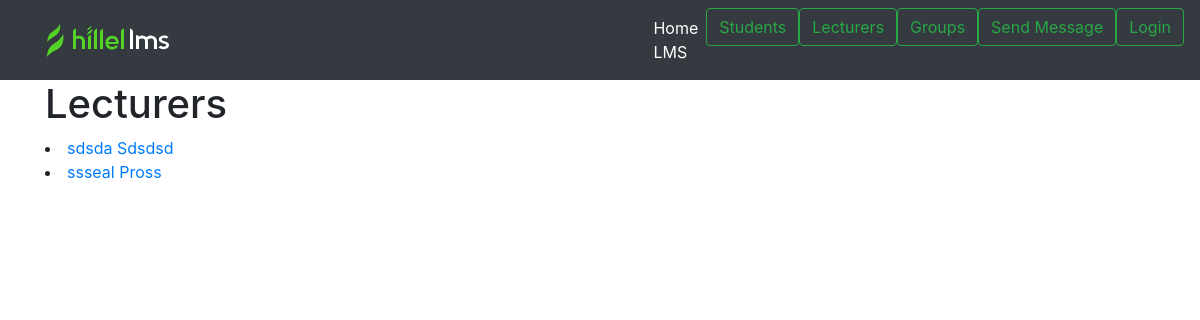
Page /all_lecturers?page=2 on the earlier database version.
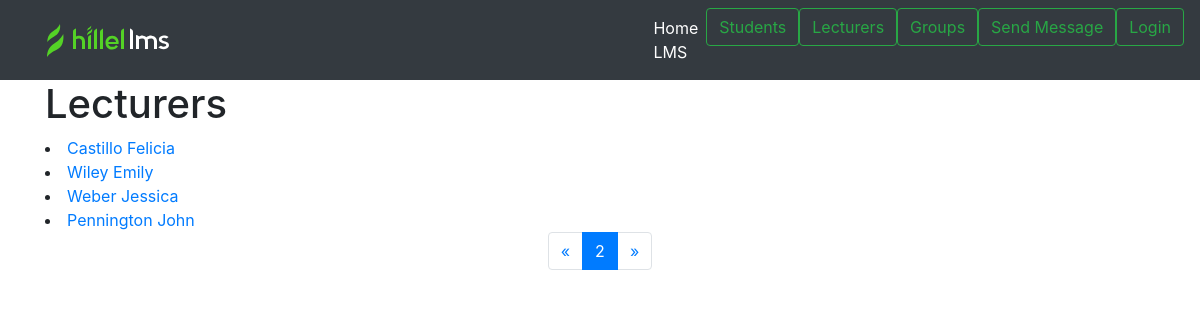
Same page on the later database version.
### academy/models.py (models this page shows, shortened)
class Lecturer(models.Model):
    lecturer_id = models.AutoField(primary_key=True)
    first_name = models.CharField('Имя лектора', max_length=100)
    last_name = models.CharField('Фамилия лектора', max_length=100)
    email = models.EmailField(max_length=100)
    cover = models.ImageField(upload_to='covers/lector_photo', default='covers/lector_photo/turtle.png')

### academy/views.py (the view)
# urls.py: path('all_lecturers', views.get_lecturers, name='all_lecturers'),
def get_lecturers(request):
    lecturers = Lecturer.objects.all().order_by()
    paginator = Paginator(lecturers, LECTURER_PER_PAGE)
    page = request.GET.get('page')
    try:
        lecturers = paginator.page(page)
    except PageNotAnInteger:
        lecturers = paginator.page(1)
    except EmptyPage:
        lecturers = paginator.page(paginator.num_pages)
    return render(request, 'academy/get_lecturers.html', {'title': 'Преподователи', 'lecturers': lecturers, 'page': page})

### academy/templates/academy/get_lecturers.html (shortened to what this page needs)
{%extends 'academy/base.html'%}
{% block content%}
<h1> Lecturers  </h1>
{% for lecturer in lecturers %}
<li>
    <a href="{% url 'lecturer' lecturer_id=lecturer.lecturer_id %}">
        {{ lecturer.last_name}}  {{lecturer.first_name }}
    </a>
</li>
{% endfor %}
{% if lecturers.paginator.num_pages != 1 %}
  {% include "academy/pagination.html" with page=lecturers %}
{% endif %}
{% endblock %}

Differences in the rows shown:
no longer on this page (row edited): Lecturer: last_name "sdsda", first_name "Sdsdsd"
no longer on this page (row edited): Lecturer: last_name "ssseal", first_name "Pross"
added Lecturer: last_name "Castillo", first_name "Felicia"
added Lecturer: last_name "Wiley", first_name "Emily"
added Lecturer: last_name "Weber", first_name "Jessica"
added Lecturer: last_name "Pennington", first_name "John"
Other differences:
{{ page.number }}: (not shown) → "2"
